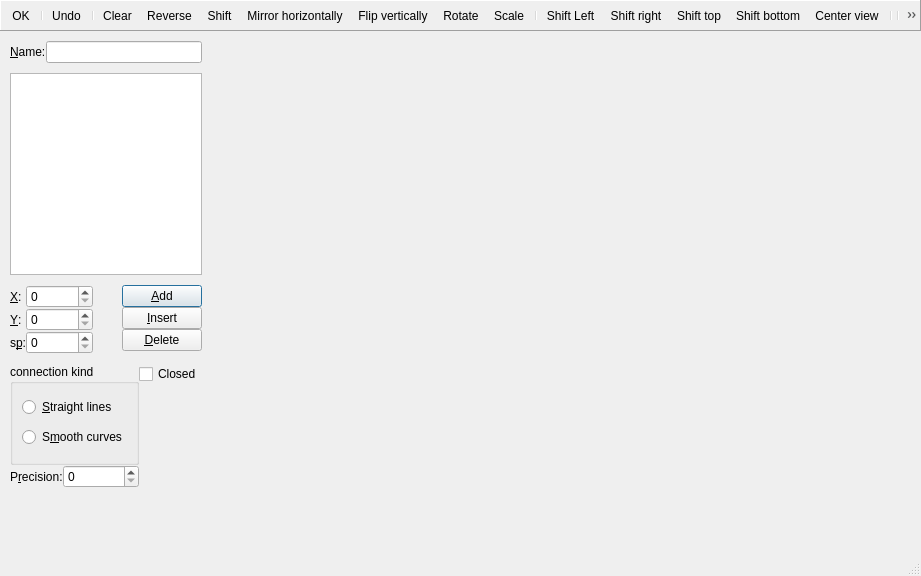
<?xml version="1.0" encoding="UTF-8"?>
<ui version="4.0">
 <class>PathPropertiesDialog</class>
 <widget class="QDialog" name="PathPropertiesDialog">
  <property name="geometry">
   <rect>
    <x>0</x>
    <y>0</y>
    <width>921</width>
    <height>576</height>
   </rect>
  </property>
  <property name="windowTitle">
   <string>Path Properties</string>
  </property>
  <property name="windowIcon">
   <iconset resource="../resources_editor.qrc">
    <normaloff>:/qtgameengine/icons/path-file.png</normaloff>:/qtgameengine/icons/path-file.png</iconset>
  </property>
  <layout class="QVBoxLayout" name="verticalLayout_2" stretch="0,1">
   <property name="spacing">
    <number>0</number>
   </property>
   <property name="leftMargin">
    <number>0</number>
   </property>
   <property name="topMargin">
    <number>0</number>
   </property>
   <property name="rightMargin">
    <number>0</number>
   </property>
   <property name="bottomMargin">
    <number>0</number>
   </property>
   <item>
    <widget class="QFrame" name="frame">
     <property name="frameShape">
      <enum>QFrame::Panel</enum>
     </property>
     <property name="frameShadow">
      <enum>QFrame::Raised</enum>
     </property>
     <layout class="QHBoxLayout">
      <property name="spacing">
       <number>0</number>
      </property>
      <property name="leftMargin">
       <number>0</number>
      </property>
      <property name="topMargin">
       <number>0</number>
      </property>
      <property name="rightMargin">
       <number>0</number>
      </property>
      <property name="bottomMargin">
       <number>0</number>
      </property>
      <item>
       <widget class="QToolBar" name="toolBar">
        <property name="windowTitle">
         <string>toolBar</string>
        </property>
        <property name="movable">
         <bool>false</bool>
        </property>
        <property name="iconSize">
         <size>
          <width>16</width>
          <height>16</height>
         </size>
        </property>
        <addaction name="actionOk"/>
        <addaction name="separator"/>
        <addaction name="actionUndo"/>
        <addaction name="separator"/>
        <addaction name="actionClear"/>
        <addaction name="actionReverse"/>
        <addaction name="actionShift"/>
        <addaction name="actionMirrorHorizontally"/>
        <addaction name="actionMirrorVertically"/>
        <addaction name="actionRotate"/>
        <addaction name="actionScale"/>
        <addaction name="separator"/>
        <addaction name="actionShiftLeft"/>
        <addaction name="actionShiftRight"/>
        <addaction name="actionShiftUp"/>
        <addaction name="actionShiftDown"/>
        <addaction name="actionCenterView"/>
        <addaction name="separator"/>
        <addaction name="separator"/>
        <addaction name="actionGridEnabled"/>
       </widget>
      </item>
     </layout>
    </widget>
   </item>
   <item>
    <layout class="QHBoxLayout" name="horizontalLayout" stretch="0,1">
     <item>
      <layout class="QVBoxLayout" name="verticalLayout">
       <property name="leftMargin">
        <number>10</number>
       </property>
       <property name="topMargin">
        <number>10</number>
       </property>
       <property name="rightMargin">
        <number>10</number>
       </property>
       <property name="bottomMargin">
        <number>10</number>
       </property>
       <item>
        <layout class="QFormLayout" name="formLayout_3">
         <item row="0" column="0">
          <widget class="QLabel" name="labelName">
           <property name="text">
            <string>&amp;Name:</string>
           </property>
           <property name="buddy">
            <cstring>lineEditName</cstring>
           </property>
          </widget>
         </item>
         <item row="0" column="1">
          <widget class="QLineEdit" name="lineEditName">
           <property name="toolTip">
            <string>The name of the path</string>
           </property>
          </widget>
         </item>
        </layout>
       </item>
       <item>
        <spacer name="verticalSpacer_2">
         <property name="orientation">
          <enum>Qt::Vertical</enum>
         </property>
         <property name="sizeType">
          <enum>QSizePolicy::Fixed</enum>
         </property>
         <property name="sizeHint" stdset="0">
          <size>
           <width>20</width>
           <height>10</height>
          </size>
         </property>
        </spacer>
       </item>
       <item>
        <widget class="QTreeView" name="treeView">
         <property name="sizePolicy">
          <sizepolicy hsizetype="Ignored" vsizetype="Expanding">
           <horstretch>0</horstretch>
           <verstretch>0</verstretch>
          </sizepolicy>
         </property>
         <property name="headerHidden">
          <bool>true</bool>
         </property>
        </widget>
       </item>
       <item>
        <spacer name="verticalSpacer_3">
         <property name="orientation">
          <enum>Qt::Vertical</enum>
         </property>
         <property name="sizeType">
          <enum>QSizePolicy::Fixed</enum>
         </property>
         <property name="sizeHint" stdset="0">
          <size>
           <width>20</width>
           <height>10</height>
          </size>
         </property>
        </spacer>
       </item>
       <item>
        <layout class="QHBoxLayout" name="horizontalLayout_4">
         <item>
          <layout class="QFormLayout" name="formLayout">
           <item row="0" column="0">
            <widget class="QLabel" name="labelX">
             <property name="text">
              <string>&amp;X:</string>
             </property>
             <property name="buddy">
              <cstring>spinBoxX</cstring>
             </property>
            </widget>
           </item>
           <item row="0" column="1">
            <widget class="QSpinBox" name="spinBoxX">
             <property name="toolTip">
              <string>X-coordinate of the point</string>
             </property>
             <property name="maximum">
              <number>2147483647</number>
             </property>
            </widget>
           </item>
           <item row="1" column="0">
            <widget class="QLabel" name="labelY">
             <property name="text">
              <string>&amp;Y:</string>
             </property>
             <property name="buddy">
              <cstring>spinBoxY</cstring>
             </property>
            </widget>
           </item>
           <item row="1" column="1">
            <widget class="QSpinBox" name="spinBoxY">
             <property name="toolTip">
              <string>Y-coordinate of the point</string>
             </property>
             <property name="maximum">
              <number>2147483647</number>
             </property>
            </widget>
           </item>
           <item row="2" column="0">
            <widget class="QLabel" name="labelSp">
             <property name="text">
              <string>s&amp;p:</string>
             </property>
             <property name="buddy">
              <cstring>spinBoxSp</cstring>
             </property>
            </widget>
           </item>
           <item row="2" column="1">
            <widget class="QSpinBox" name="spinBoxSp">
             <property name="toolTip">
              <string>Relative speed at this point (100 = default)</string>
             </property>
             <property name="maximum">
              <number>2147483647</number>
             </property>
            </widget>
           </item>
          </layout>
         </item>
         <item>
          <spacer name="horizontalSpacer">
           <property name="orientation">
            <enum>Qt::Horizontal</enum>
           </property>
           <property name="sizeHint" stdset="0">
            <size>
             <width>0</width>
             <height>0</height>
            </size>
           </property>
          </spacer>
         </item>
         <item>
          <layout class="QVBoxLayout" name="verticalLayout_4">
           <item>
            <widget class="QPushButton" name="pushButtonAdd">
             <property name="toolTip">
              <string>Add the point to the path</string>
             </property>
             <property name="text">
              <string>&amp;Add</string>
             </property>
            </widget>
           </item>
           <item>
            <widget class="QPushButton" name="pushButtonInsert">
             <property name="toolTip">
              <string>Insert the point before the current one</string>
             </property>
             <property name="text">
              <string>&amp;Insert</string>
             </property>
            </widget>
           </item>
           <item>
            <widget class="QPushButton" name="pushButtonDelete">
             <property name="toolTip">
              <string>Delete the point from the path</string>
             </property>
             <property name="text">
              <string>&amp;Delete</string>
             </property>
            </widget>
           </item>
          </layout>
         </item>
        </layout>
       </item>
       <item>
        <spacer name="verticalSpacer_4">
         <property name="orientation">
          <enum>Qt::Vertical</enum>
         </property>
         <property name="sizeType">
          <enum>QSizePolicy::Fixed</enum>
         </property>
         <property name="sizeHint" stdset="0">
          <size>
           <width>20</width>
           <height>10</height>
          </size>
         </property>
        </spacer>
       </item>
       <item>
        <layout class="QHBoxLayout" name="horizontalLayout_3">
         <item>
          <layout class="QVBoxLayout" name="verticalLayout_5">
           <item>
            <widget class="QGroupBox" name="groupBoxConnectionKind">
             <property name="toolTip">
              <string>Indicate the type of connections between the points</string>
             </property>
             <property name="title">
              <string>connection kind</string>
             </property>
             <layout class="QVBoxLayout" name="verticalLayout_3">
              <item>
               <widget class="QRadioButton" name="radioButtonStraight">
                <property name="text">
                 <string>&amp;Straight lines</string>
                </property>
               </widget>
              </item>
              <item>
               <widget class="QRadioButton" name="radioButtonSmooth">
                <property name="text">
                 <string>S&amp;mooth curves</string>
                </property>
               </widget>
              </item>
             </layout>
            </widget>
           </item>
           <item>
            <layout class="QFormLayout" name="formLayout_2">
             <item row="0" column="0">
              <widget class="QLabel" name="labelPrecision">
               <property name="text">
                <string>P&amp;recision:</string>
               </property>
               <property name="buddy">
                <cstring>spinBoxPrecision</cstring>
               </property>
              </widget>
             </item>
             <item row="0" column="1">
              <widget class="QSpinBox" name="spinBoxPrecision">
               <property name="toolTip">
                <string>Precision with which to create smooth curves</string>
               </property>
              </widget>
             </item>
            </layout>
           </item>
          </layout>
         </item>
         <item>
          <layout class="QVBoxLayout" name="verticalLayout_6">
           <item>
            <widget class="QCheckBox" name="checkBoxClosed">
             <property name="text">
              <string>Closed</string>
             </property>
            </widget>
           </item>
           <item>
            <spacer name="verticalSpacer">
             <property name="orientation">
              <enum>Qt::Vertical</enum>
             </property>
             <property name="sizeHint" stdset="0">
              <size>
               <width>0</width>
               <height>0</height>
              </size>
             </property>
            </spacer>
           </item>
          </layout>
         </item>
        </layout>
       </item>
      </layout>
     </item>
     <item>
      <layout class="QVBoxLayout" name="verticalLayout_7" stretch="1,0">
       <item>
        <widget class="PathPointsWidget" name="pathPointsWidget" native="true">
         <property name="minimumSize">
          <size>
           <width>300</width>
           <height>0</height>
          </size>
         </property>
        </widget>
       </item>
       <item>
        <widget class="QStatusBar" name="statusbar"/>
       </item>
      </layout>
     </item>
    </layout>
   </item>
  </layout>
  <action name="actionOk">
   <property name="icon">
    <iconset resource="../resources_editor.qrc">
     <normaloff>:/qtgameengine/icons/ok.png</normaloff>:/qtgameengine/icons/ok.png</iconset>
   </property>
   <property name="text">
    <string>OK</string>
   </property>
   <property name="toolTip">
    <string>Close the form, saving the changes</string>
   </property>
  </action>
  <action name="actionUndo">
   <property name="icon">
    <iconset resource="../resources_editor.qrc">
     <normaloff>:/qtgameengine/icons/undo.png</normaloff>:/qtgameengine/icons/undo.png</iconset>
   </property>
   <property name="text">
    <string>Undo</string>
   </property>
   <property name="toolTip">
    <string>Undo the last changes in the path</string>
   </property>
  </action>
  <action name="actionClear">
   <property name="icon">
    <iconset resource="../resources_editor.qrc">
     <normaloff>:/qtgameengine/icons/new.png</normaloff>:/qtgameengine/icons/new.png</iconset>
   </property>
   <property name="text">
    <string>Clear</string>
   </property>
   <property name="toolTip">
    <string>Clear the path</string>
   </property>
  </action>
  <action name="actionReverse">
   <property name="icon">
    <iconset resource="../resources_editor.qrc">
     <normaloff>:/qtgameengine/icons/rotate.png</normaloff>:/qtgameengine/icons/rotate.png</iconset>
   </property>
   <property name="text">
    <string>Reverse</string>
   </property>
   <property name="toolTip">
    <string>Reverse the path</string>
   </property>
  </action>
  <action name="actionShift">
   <property name="icon">
    <iconset resource="../resources_editor.qrc">
     <normaloff>:/qtgameengine/icons/move.png</normaloff>:/qtgameengine/icons/move.png</iconset>
   </property>
   <property name="text">
    <string>Shift</string>
   </property>
   <property name="toolTip">
    <string>Shift the path</string>
   </property>
  </action>
  <action name="actionMirrorHorizontally">
   <property name="icon">
    <iconset resource="../resources_editor.qrc">
     <normaloff>:/qtgameengine/icons/flip-horizontal.png</normaloff>:/qtgameengine/icons/flip-horizontal.png</iconset>
   </property>
   <property name="text">
    <string>Mirror horizontally</string>
   </property>
   <property name="toolTip">
    <string>Mirror the path horizontally</string>
   </property>
  </action>
  <action name="actionMirrorVertically">
   <property name="icon">
    <iconset resource="../resources_editor.qrc">
     <normaloff>:/qtgameengine/icons/flip-vertical.png</normaloff>:/qtgameengine/icons/flip-vertical.png</iconset>
   </property>
   <property name="text">
    <string>Flip vertically</string>
   </property>
   <property name="toolTip">
    <string>Flip the path vertically</string>
   </property>
  </action>
  <action name="actionRotate">
   <property name="icon">
    <iconset resource="../resources_editor.qrc">
     <normaloff>:/qtgameengine/icons/rotate.png</normaloff>:/qtgameengine/icons/rotate.png</iconset>
   </property>
   <property name="text">
    <string>Rotate</string>
   </property>
   <property name="toolTip">
    <string>Rotate the path</string>
   </property>
  </action>
  <action name="actionScale">
   <property name="icon">
    <iconset resource="../resources_editor.qrc">
     <normaloff>:/qtgameengine/icons/scale.png</normaloff>:/qtgameengine/icons/scale.png</iconset>
   </property>
   <property name="text">
    <string>Scale</string>
   </property>
   <property name="toolTip">
    <string>Scale the path</string>
   </property>
  </action>
  <action name="actionShiftLeft">
   <property name="icon">
    <iconset resource="../resources_editor.qrc">
     <normaloff>:/qtgameengine/icons/arrow-left.png</normaloff>:/qtgameengine/icons/arrow-left.png</iconset>
   </property>
   <property name="text">
    <string>Shift Left</string>
   </property>
   <property name="toolTip">
    <string>Shift the view to the left</string>
   </property>
  </action>
  <action name="actionShiftRight">
   <property name="icon">
    <iconset resource="../resources_editor.qrc">
     <normaloff>:/qtgameengine/icons/arrow-right.png</normaloff>:/qtgameengine/icons/arrow-right.png</iconset>
   </property>
   <property name="text">
    <string>Shift right</string>
   </property>
   <property name="toolTip">
    <string>Shift the view to the right</string>
   </property>
  </action>
  <action name="actionShiftUp">
   <property name="icon">
    <iconset resource="../resources_editor.qrc">
     <normaloff>:/qtgameengine/icons/arrow-up.png</normaloff>:/qtgameengine/icons/arrow-up.png</iconset>
   </property>
   <property name="text">
    <string>Shift top</string>
   </property>
   <property name="toolTip">
    <string>Shift the view to the top</string>
   </property>
  </action>
  <action name="actionShiftDown">
   <property name="icon">
    <iconset resource="../resources_editor.qrc">
     <normaloff>:/qtgameengine/icons/arrow-down.png</normaloff>:/qtgameengine/icons/arrow-down.png</iconset>
   </property>
   <property name="text">
    <string>Shift bottom</string>
   </property>
   <property name="toolTip">
    <string>Shift the view to the bottom</string>
   </property>
  </action>
  <action name="actionCenterView">
   <property name="icon">
    <iconset resource="../resources_editor.qrc">
     <normaloff>:/qtgameengine/icons/center.png</normaloff>:/qtgameengine/icons/center.png</iconset>
   </property>
   <property name="text">
    <string>Center view</string>
   </property>
   <property name="toolTip">
    <string>Center view around the path</string>
   </property>
  </action>
  <action name="actionGridEnabled">
   <property name="checkable">
    <bool>true</bool>
   </property>
   <property name="checked">
    <bool>true</bool>
   </property>
   <property name="icon">
    <iconset resource="../resources_editor.qrc">
     <normaloff>:/qtgameengine/icons/grid.png</normaloff>:/qtgameengine/icons/grid.png</iconset>
   </property>
   <property name="text">
    <string>Grid</string>
   </property>
   <property name="toolTip">
    <string>Toggle the showing of the grid</string>
   </property>
  </action>
 </widget>
 <customwidgets>
  <customwidget>
   <class>PathPointsWidget</class>
   <extends>QWidget</extends>
   <header>widgets/pathpointswidget.h</header>
   <container>1</container>
  </customwidget>
 </customwidgets>
 <resources>
  <include location="../resources_editor.qrc"/>
 </resources>
 <connections>
  <connection>
   <sender>actionOk</sender>
   <signal>triggered()</signal>
   <receiver>PathPropertiesDialog</receiver>
   <slot>accept()</slot>
   <hints>
    <hint type="sourcelabel">
     <x>-1</x>
     <y>-1</y>
    </hint>
    <hint type="destinationlabel">
     <x>363</x>
     <y>224</y>
    </hint>
   </hints>
  </connection>
 </connections>
</ui>
